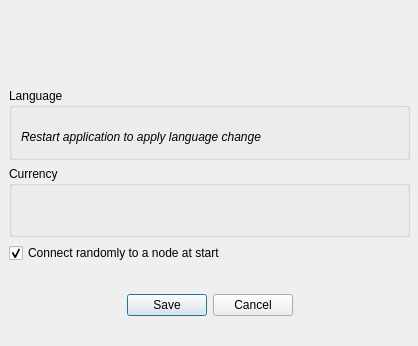
<?xml version="1.0" encoding="UTF-8"?>
<ui version="4.0">
 <class>ConfigurationDialog</class>
 <widget class="QDialog" name="ConfigurationDialog">
  <property name="geometry">
   <rect>
    <x>0</x>
    <y>0</y>
    <width>418</width>
    <height>346</height>
   </rect>
  </property>
  <property name="windowTitle">
   <string>Configuration</string>
  </property>
  <property name="locale">
   <locale language="English" country="UnitedStates"/>
  </property>
  <widget class="QWidget" name="verticalLayoutWidget">
   <property name="geometry">
    <rect>
     <x>9</x>
     <y>10</y>
     <width>401</width>
     <height>331</height>
    </rect>
   </property>
   <layout class="QVBoxLayout" name="verticalLayout">
    <item alignment="Qt::AlignHCenter">
     <widget class="QLabel" name="imageLabel">
      <property name="sizePolicy">
       <sizepolicy hsizetype="Preferred" vsizetype="Preferred">
        <horstretch>0</horstretch>
        <verstretch>0</verstretch>
       </sizepolicy>
      </property>
      <property name="maximumSize">
       <size>
        <width>100</width>
        <height>100</height>
       </size>
      </property>
      <property name="sizeIncrement">
       <size>
        <width>0</width>
        <height>0</height>
       </size>
      </property>
      <property name="baseSize">
       <size>
        <width>0</width>
        <height>0</height>
       </size>
      </property>
      <property name="layoutDirection">
       <enum>Qt::LeftToRight</enum>
      </property>
      <property name="text">
       <string/>
      </property>
      <property name="pixmap">
       <pixmap resource="../../icons/tikka.slots.pyqt.resources.icons.index.qrc">:/images/config</pixmap>
      </property>
      <property name="scaledContents">
       <bool>true</bool>
      </property>
     </widget>
    </item>
    <item>
     <widget class="QGroupBox" name="groupBoxLanguage">
      <property name="styleSheet">
       <string notr="true"/>
      </property>
      <property name="locale">
       <locale language="English" country="UnitedStates"/>
      </property>
      <property name="title">
       <string>Language</string>
      </property>
      <property name="flat">
       <bool>false</bool>
      </property>
      <layout class="QVBoxLayout" name="verticalLayout_4">
       <property name="spacing">
        <number>0</number>
       </property>
       <property name="bottomMargin">
        <number>0</number>
       </property>
       <item>
        <layout class="QVBoxLayout" name="languageRadioButtonsLayout">
         <property name="spacing">
          <number>0</number>
         </property>
         <item>
          <widget class="QLabel" name="languageHelpLabel">
           <property name="font">
            <font>
             <italic>true</italic>
            </font>
           </property>
           <property name="text">
            <string>Restart application to apply language change</string>
           </property>
          </widget>
         </item>
        </layout>
       </item>
      </layout>
     </widget>
    </item>
    <item>
     <widget class="QGroupBox" name="groupBoxCurrency">
      <property name="styleSheet">
       <string notr="true"/>
      </property>
      <property name="locale">
       <locale language="English" country="UnitedStates"/>
      </property>
      <property name="title">
       <string>Currency</string>
      </property>
      <property name="flat">
       <bool>false</bool>
      </property>
      <layout class="QVBoxLayout" name="verticalLayout_5">
       <property name="spacing">
        <number>0</number>
       </property>
       <property name="topMargin">
        <number>0</number>
       </property>
       <property name="bottomMargin">
        <number>0</number>
       </property>
       <item>
        <layout class="QVBoxLayout" name="currencyRadioButtonsLayout">
         <property name="spacing">
          <number>0</number>
         </property>
        </layout>
       </item>
      </layout>
     </widget>
    </item>
    <item>
     <widget class="QCheckBox" name="randomConnectioncheckBox">
      <property name="font">
       <font>
        <weight>50</weight>
        <bold>false</bold>
       </font>
      </property>
      <property name="text">
       <string>Connect randomly to a node at start</string>
      </property>
      <property name="checked">
       <bool>true</bool>
      </property>
     </widget>
    </item>
    <item>
     <widget class="QDialogButtonBox" name="buttonBox">
      <property name="sizePolicy">
       <sizepolicy hsizetype="Preferred" vsizetype="Preferred">
        <horstretch>0</horstretch>
        <verstretch>0</verstretch>
       </sizepolicy>
      </property>
      <property name="standardButtons">
       <set>QDialogButtonBox::Cancel|QDialogButtonBox::Save</set>
      </property>
      <property name="centerButtons">
       <bool>true</bool>
      </property>
     </widget>
    </item>
   </layout>
  </widget>
 </widget>
 <resources>
  <include location="../../icons/tikka.slots.pyqt.resources.icons.index.qrc"/>
  <include location="../../icons/tikka.slots.pyqt.resources.icons.index.qrc"/>
 </resources>
 <connections/>
</ui>
